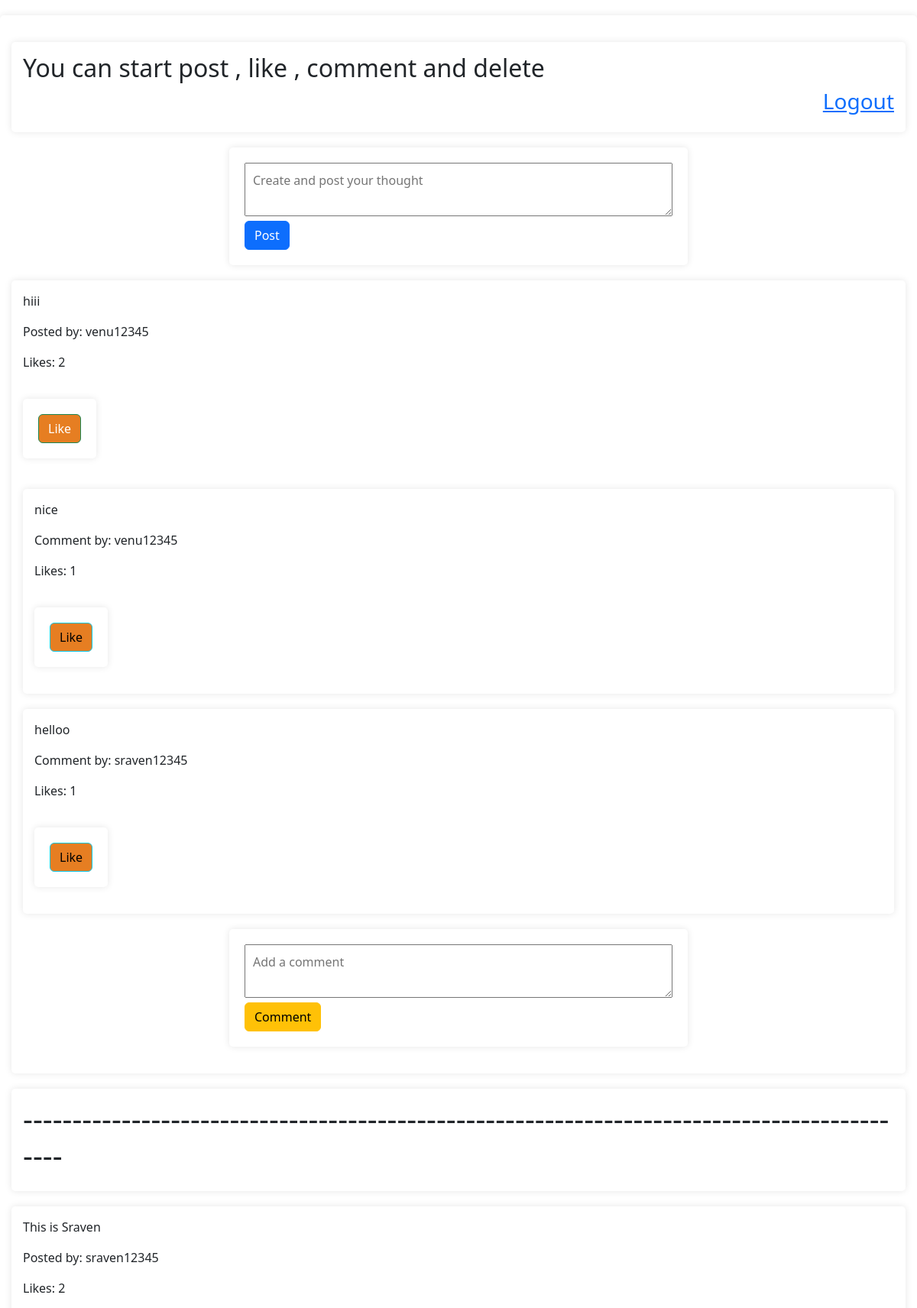
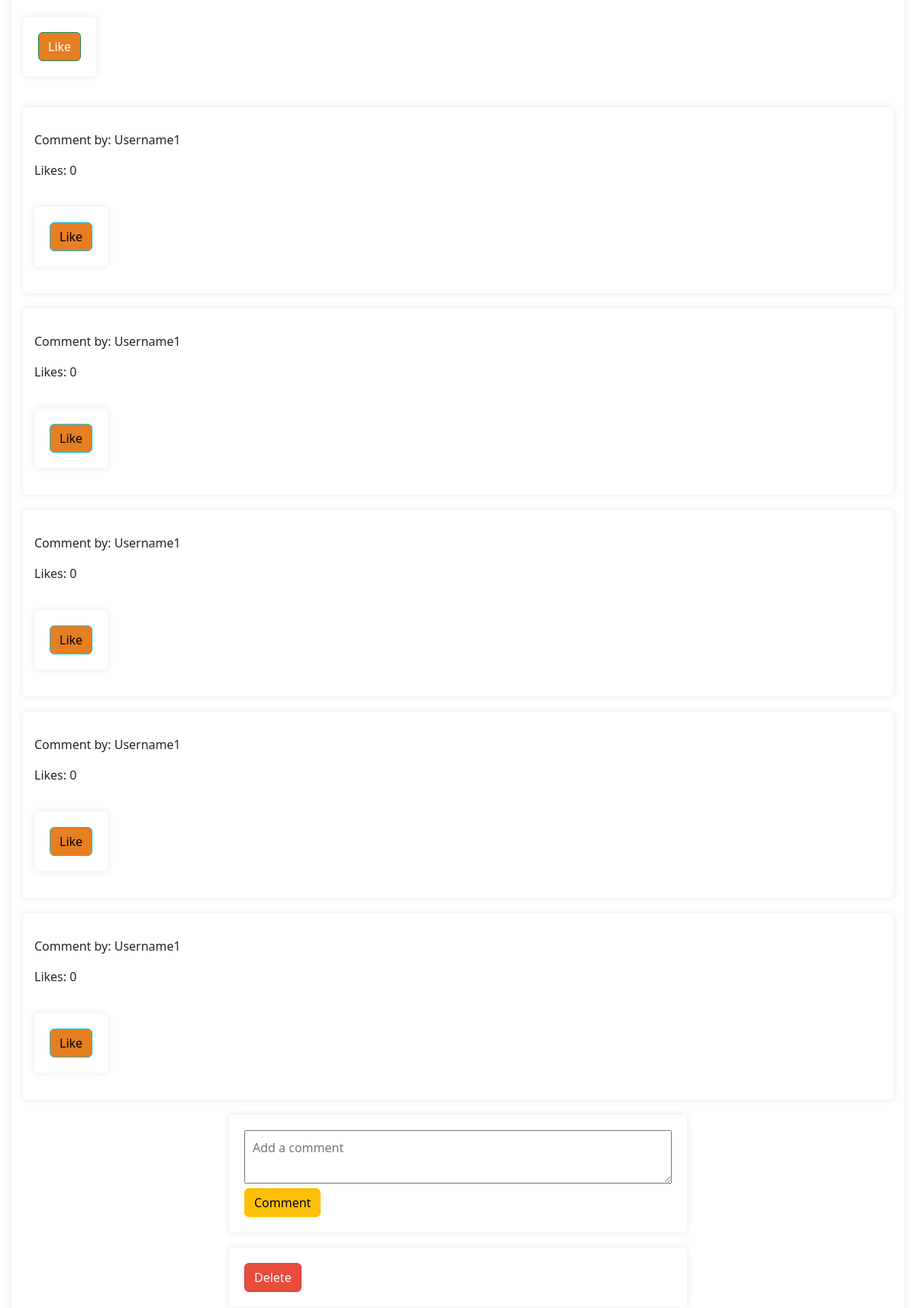
The page /feed/ (signed in, upper part) on the database its author committed (2 pictures, top to bottom).
### feed/models.py (models this page shows)
class Message(models.Model):
    user = models.ForeignKey(User, on_delete=models.CASCADE)
    text = models.TextField()
    likes = models.ManyToManyField(User, related_name='message_likes', blank=True)

class Comment(models.Model):
    user = models.ForeignKey(User, on_delete=models.CASCADE)
    message = models.ForeignKey(Message, on_delete=models.CASCADE)
    text = models.TextField()
    likes = models.ManyToManyField(User, related_name='comment_likes', blank=True)

### feed/views.py (the view)
# urls.py: path('feed/', include('feed.urls')),
@login_required
def feed(request):
    messages = Message.objects.all()
    return render(request, 'feed/feed.html', {'messages': messages})

### templates/feed/feed.html (shortened to what this page needs)
{% load static %}
<!DOCTYPE html>
<html lang="en">
<head>
    {% load static %}
    <link rel="stylesheet" type="text/css" href="{% static 'feed/css/styles.css' %}">
    <link href="https://cdn.jsdelivr.net/npm/bootstrap@5.3.2/dist/css/bootstrap.min.css" rel="stylesheet">
</head>
<body>
    <div>
    <div class="header">
        <h2>You can start post , like , comment and delete</h2>
        <h3 id="logoutlink"><a href="{% url 'accounts:logout' %}" >Logout</a></h3>
    </div>
    <form method="post" action="{% url 'feed:post_message' %}">
        <textarea name="text" placeholder="Create and post your thought"></textarea>
        <button class="btn btn-primary" type="submit">Post</button>
    </form>
    {% for message in messages %}
        <div>
            <p>{{ message.text }}</p>
            <p>Posted by: {{ message.user.username }}</p>
            <p>Likes: {{ message.likes.count }}</p>
            <form method="post" action="{% url 'feed:like_message' message.id %}">
                <button class="btn btn-success" type="submit">Like</button>
            </form>
            {% for comment in message.comment_set.all %}
                <div>
                    <p>{{ comment.text }}</p>
                    <p>Comment by: {{ comment.user.username }}</p>
                    <p>Likes: {{ comment.likes.count }}</p>
                    <form method="post" action="{% url 'feed:like_comment' comment.id %}">
                        <button class="btn btn-info" type="submit">Like</button>
                    </form>
                </div>
            {% endfor %}
            <form method="post" action="{% url 'feed:post_comment' message.id %}">
                <textarea name="text" placeholder="Add a comment" required></textarea>
                <button class="btn btn-warning" type="submit">Comment</button>
            </form>
            {% if message.user == request.user %}
                <form method="post" action="{% url 'feed:delete_message' message.id %}">
                    <button class="btn btn-danger" type="submit">Delete</button>
                </form>
            {% endif %}
        </div>
    <div>
        <h1>--------------------------------------------------------------------------------------------</h1>
    </div>
    {% endfor %}
    </div>
</body>
</html>

### feed/static/feed/css/styles.css (style rules this page uses)
body { font-family: Arial, sans-serif; background-color: #f4f4f4; margin: 0; padding: 0; }
h2 { color: #333; }
#logoutlink { text-align: right; }
form { max-width: 600px; margin: 20px auto; padding: 20px; background-color: #fff; border-radius: 5px; box-shadow: 0 0 10px rgba(0, 0, 0, 0.1); }
textarea { width: 100%; margin-bottom: 15px; padding: 10px; box-sizing: border-box; }
button { background-color: #3498db; color: #fff; border: none; padding: 10px 0; cursor: pointer; }
div { margin: 20px 0; padding: 15px; background-color: #fff; border-radius: 5px; box-shadow: 0 0 10px rgba(0, 0, 0, 0.1); }
p { margin: 0; }
form[action^='/feed/delete/'] button { background-color: #e74c3c; }
form[action^='/feed/like/'], form[action^='/feed/like/comment/'] { display: inline-block; margin-right: 10px; }
form[action^='/feed/like/'] button, form[action^='/feed/like/comment/'] button { background-color: #e67e22; }

### rows shown on the page
Message: text "hiii", user.username "venu12345", likes.count "2"
Comment: text "nice", user.username "venu12345", likes.count "1"
Comment: text "helloo", user.username "sraven12345", likes.count "1"
Message: text "This is Sraven", user.username "sraven12345", likes.count "2", shows "Delete"
Comment: user.username "Username1", likes.count "0"
Comment: user.username "Username1", likes.count "0"
Comment: user.username "Username1", likes.count "0"
Comment: user.username "Username1", likes.count "0"
Comment: user.username "Username1", likes.count "0"
